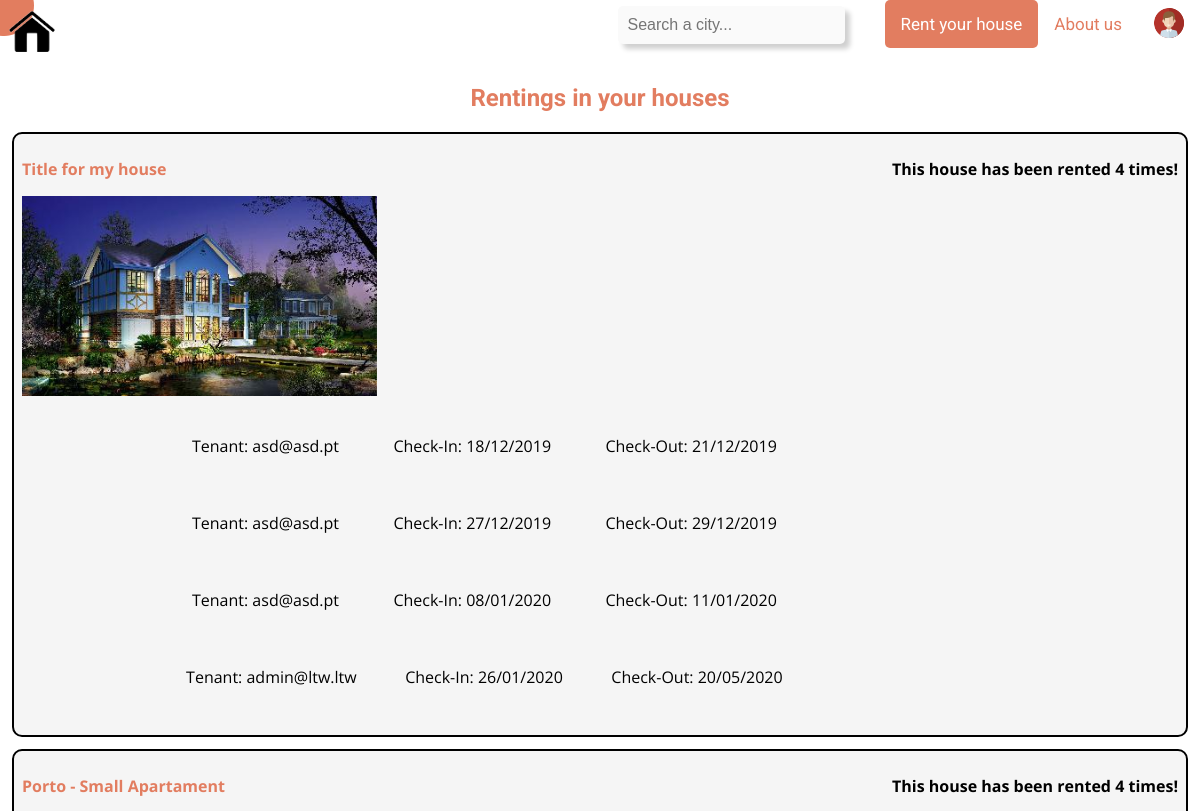
The app's page /my_rent_listing.php (signed in, upper part), older data.
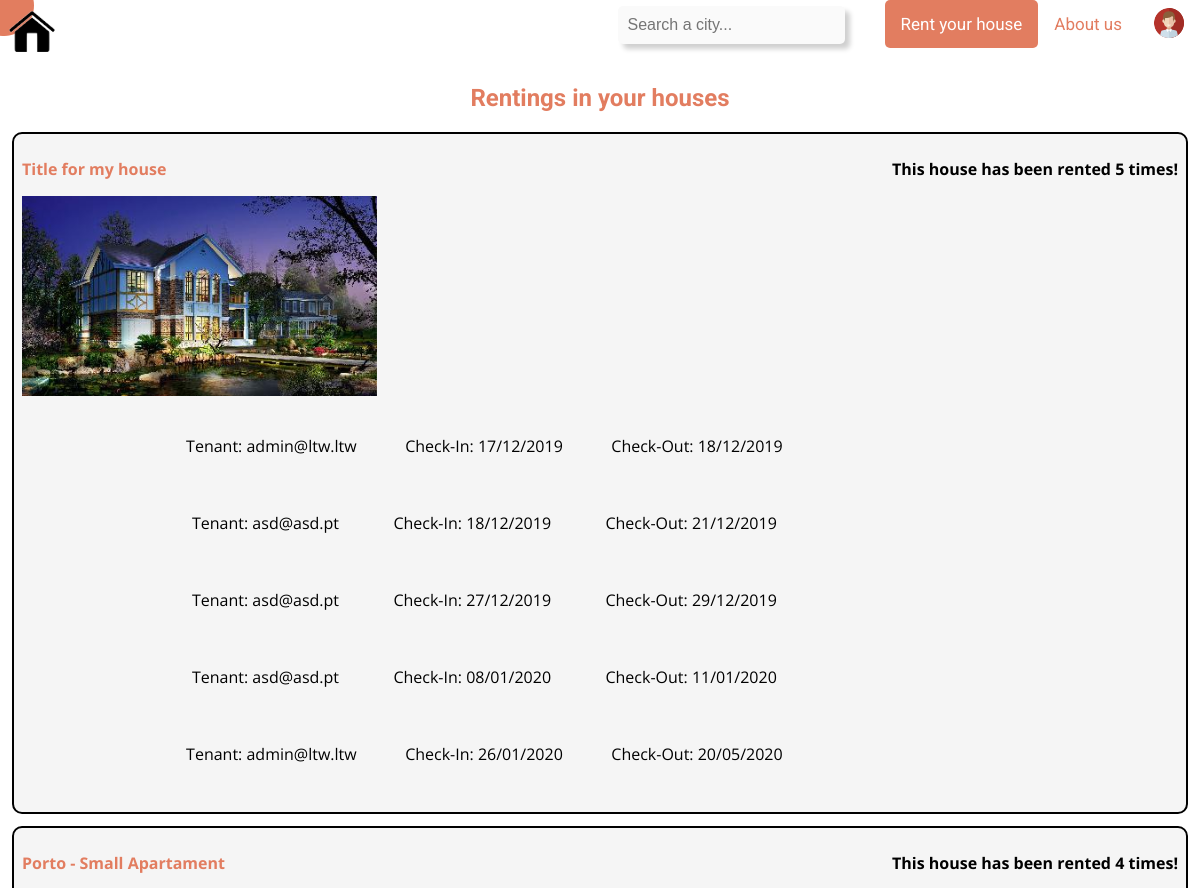
The same page, newer data.
### tables this page shows
CREATE TABLE House (
    houseID INTEGER PRIMARY KEY AUTOINCREMENT,
    owner TEXT NOT NULL,
    availability_start DATETIME NOT NULL,
    availability_end DATETIME NOT NULL,

    city TEXT NOT NULL,
    region TEXT NOT NULL,
    country TEXT NOT NULL,
    street TEXT NOT NULL,
    door INTEGER NOT NULL,
    floor TEXT NOT NULL,
    postal_code TEXT NOT NULL,

    title VARCHAR(64) NOT NULL,
    daily_price FLOAT NOT NULL,
    n_beds INTEGER NOT NULL,
    animals BOOLEAN NOT NULL DEFAULT FALSE,
    kitchen BOOLEAN NOT NULL,
    internet BOOLEAN NOT NULL,
    air_con BOOLEAN NOT NULL,
    low_mobility BOOLEAN NOT NULL,
    washing_machine BOOLEAN NOT NULL,
    img_count INTEGER NOT NULL,
    house_description TEXT,
    active BOOLEAN NOT NULL DEFAULT TRUE,

    FOREIGN KEY(owner) REFERENCES User(email),
    CHECK(availability_end > availability_start),
    UNIQUE(city, region, country, street, door, floor, postal_code)
);

CREATE TABLE Rent (
    user TEXT NOT NULL,
    house INTEGER NOT NULL,
    rent_start DATETIME NOT NULL,
    rent_end DATETIME NOT NULL,
    rating INTEGER DEFAULT NULL,
    comments TEXT DEFAULT NULL,
    PRIMARY KEY(house, rent_start),
    FOREIGN KEY(user) REFERENCES User(email),
    FOREIGN KEY(house) REFERENCES House(houseID),
    CHECK(rent_end > rent_start),
    CHECK(rating BETWEEN 1 AND 5 OR rating = NULL)
);

### database/house_q.php (called while the page is built, shortened)
<?php
include_once('connection.php');
function try_get_houses_by_owner_email($email) {
    global $db;
    $stmt = $db->prepare('SELECT * FROM House WHERE owner = ?');
    $stmt->execute(array($email));
    $houses_data = $stmt->fetchAll();
    if ($houses_data !== false)
        return $houses_data;
    else
        return NULL;
}
function try_get_rents_by_house($id) {
    global $db;
    $stmt = $db->prepare('SELECT * FROM Rent WHERE house= ?');
    $stmt->execute(array($id));
    $rent_listings = $stmt->fetchAll();
    if ($rent_listings !== false)
        return $rent_listings;
    else
        return NULL;
}
?>

### my_rent_listing.php (the view, shortened to what this page needs)
<?php
	include_once('templates/header.php');
	include_once('templates/navbar.php');
	include_once('database/connection.php');
    include_once('database/house_q.php');
    $email = $_SESSION['email'];
    ?>
    <h2>Rentings in your houses</h2>
    <?php
    $houses = try_get_houses_by_owner_email($email);
    if (!empty($houses)) {
        foreach($houses as $house) {
            $rents = try_get_rents_by_house($house['houseID']);
            $title = $house['title'];
            $id = $house['houseID'];
            $path = "images/houses/h$id/medium/h$id.jpg";
            $count = count($rents);
            if($count > 0){
                ?>
                <article id="house_simple_no_hover">
                    <header id="house_header">
                        <h2><?=$title?></h2>
                        <h3>This house has been rented <?php if ($count == 1) {echo $count; echo " time!";} else {echo $count; echo " times!";} ?></h2>
                    </header>
                    <article>
                        <img src="<?php echo $path?>" width="355" height="200">
                        <?php
                        foreach($rents as $rent) {
                        $tenant = $rent['user'];
                        $checkin = date('d/m/Y', $rent['rent_start']);
                        $checkout = date('d/m/Y', $rent['rent_end']);
                        ?>
                        <div id="rent_info">
                            <p id="tenant">Tenant: <?=$tenant?></p>
                            <p id="checkin">Check-In: <?=$checkin?></p>
                            <p id="checkin">Check-Out: <?=$checkout?></p>
                        </div>
                        <?php
                        }
                        ?>
                        </article>
                </article><?php
            }
        }
    } else {
        ?>
        <h3 class="empty">Your houses have no rentings or you have no houses</h3>
        <?php
    }
    ?>
    <br><h2>You rented</h2>
    <?php
    $rents = try_get_rents_by_user_email($email);
    if (!empty($rents)) {
        foreach($rents as $rent) {
            $id = $rent['house'];
            $house = try_get_house_by_id($id);
            ?>
                    <p id="address"><?php printf("%s Nº %s Floor: %s, %s %s\n", $house['street'], $house['door'], $house['floor'], $house['postal_code'], $house['city']); ?></p>
            <?php
        }
    }else {
        ?>
        <h3 class="empty">Your houses have no rentings or you have no houses</h3>
        <?php
    }
    include_once('templates/footer.php');
?>

Row changes from the older to the newer data that the page shows:
computed for house "Title for my house": count "4" → "5"
added rent: user "admin@ltw.ltw", rent_start "17/12/2019", rent_end "18/12/2019", shown under house "Title for my house"
